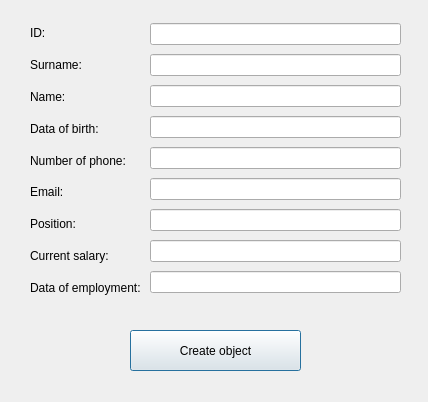
<?xml version="1.0" encoding="UTF-8"?>
<ui version="4.0">
 <class>dialogEmployee</class>
 <widget class="QDialog" name="dialogEmployee">
  <property name="geometry">
   <rect>
    <x>0</x>
    <y>0</y>
    <width>428</width>
    <height>402</height>
   </rect>
  </property>
  <property name="windowTitle">
   <string>Dialog</string>
  </property>
  <widget class="QWidget" name="layoutWidget">
   <property name="geometry">
    <rect>
     <x>30</x>
     <y>20</y>
     <width>114</width>
     <height>281</height>
    </rect>
   </property>
   <layout class="QVBoxLayout" name="verticalLayout">
    <item>
     <widget class="QLabel" name="label">
      <property name="text">
       <string>ID:</string>
      </property>
     </widget>
    </item>
    <item>
     <widget class="QLabel" name="label_2">
      <property name="text">
       <string>Surname:</string>
      </property>
     </widget>
    </item>
    <item>
     <widget class="QLabel" name="label_3">
      <property name="text">
       <string>Name:</string>
      </property>
     </widget>
    </item>
    <item>
     <widget class="QLabel" name="label_4">
      <property name="text">
       <string>Data of birth:</string>
      </property>
     </widget>
    </item>
    <item>
     <widget class="QLabel" name="label_5">
      <property name="text">
       <string>Number of phone:</string>
      </property>
     </widget>
    </item>
    <item>
     <widget class="QLabel" name="label_6">
      <property name="text">
       <string>Email:</string>
      </property>
     </widget>
    </item>
    <item>
     <widget class="QLabel" name="label_7">
      <property name="text">
       <string>Position:</string>
      </property>
     </widget>
    </item>
    <item>
     <widget class="QLabel" name="label_8">
      <property name="text">
       <string>Current salary:</string>
      </property>
     </widget>
    </item>
    <item>
     <widget class="QLabel" name="label_9">
      <property name="text">
       <string>Data of employment:</string>
      </property>
     </widget>
    </item>
   </layout>
  </widget>
  <widget class="QWidget" name="layoutWidget_2">
   <property name="geometry">
    <rect>
     <x>150</x>
     <y>20</y>
     <width>251</width>
     <height>281</height>
    </rect>
   </property>
   <layout class="QVBoxLayout" name="verticalLayout_2">
    <item>
     <widget class="QLineEdit" name="lineEdit"/>
    </item>
    <item>
     <widget class="QLineEdit" name="lineEdit_2"/>
    </item>
    <item>
     <widget class="QLineEdit" name="lineEdit_3"/>
    </item>
    <item>
     <widget class="QLineEdit" name="lineEdit_4"/>
    </item>
    <item>
     <widget class="QLineEdit" name="lineEdit_5"/>
    </item>
    <item>
     <widget class="QLineEdit" name="lineEdit_6"/>
    </item>
    <item>
     <widget class="QLineEdit" name="lineEdit_9"/>
    </item>
    <item>
     <widget class="QLineEdit" name="lineEdit_7"/>
    </item>
    <item>
     <widget class="QLineEdit" name="lineEdit_8"/>
    </item>
   </layout>
  </widget>
  <widget class="QPushButton" name="pushButton">
   <property name="geometry">
    <rect>
     <x>130</x>
     <y>330</y>
     <width>171</width>
     <height>41</height>
    </rect>
   </property>
   <property name="text">
    <string>Create object</string>
   </property>
  </widget>
 </widget>
 <resources/>
 <connections/>
</ui>
